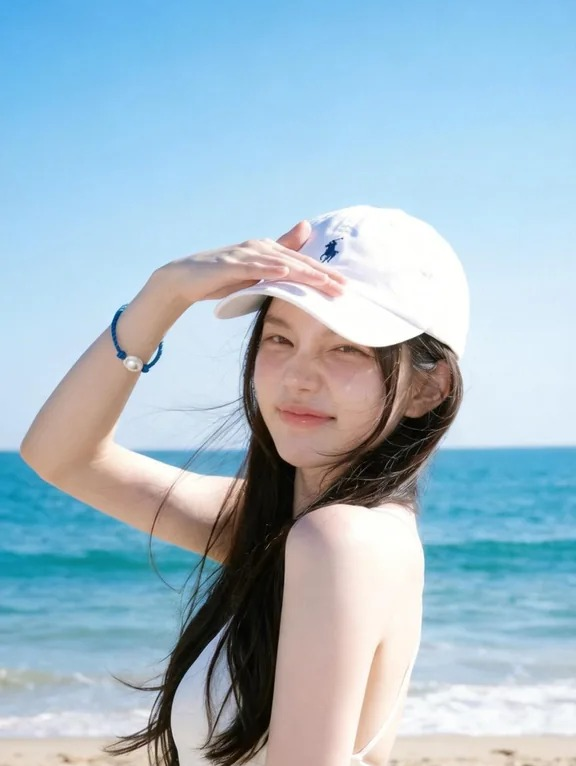
#> input picture 3d/workbench/tex-src/photo.jpg, 576 x 766 px
$ python grade.py tex-src/photo.jpg out.png
#> lines starting #> are read from the running program, lines starting #| are printed output that depends on the picture
#> further down, im is the input picture: PIL image 576x766 RGB; mean R, G, B 162.5, 187.2, 201.6
"""给 Blender 出的网页素材统一调色：去灰（拉白点 + 轻 S 曲线）、加一点饱和和暖。
plate 和透明小图用同一套参数，保证拼在一起颜色一致。
用法：python3 grade.py 输入.png 输出.png
"""
import sys
import numpy as np
from PIL import Image

BLACK, WHITE = 0.02, 0.95   # AgX 出图最亮只到 0.9 左右，拉到接近纯白
CURVE = 0.3                 # S 曲线强度
SAT = 1.15
WARM = (1.018, 1.0, 0.975)


def grade_rgb(c):
    c = np.clip((c - BLACK) / (WHITE - BLACK), 0, 1)
    s = c * c * (3 - 2 * c)
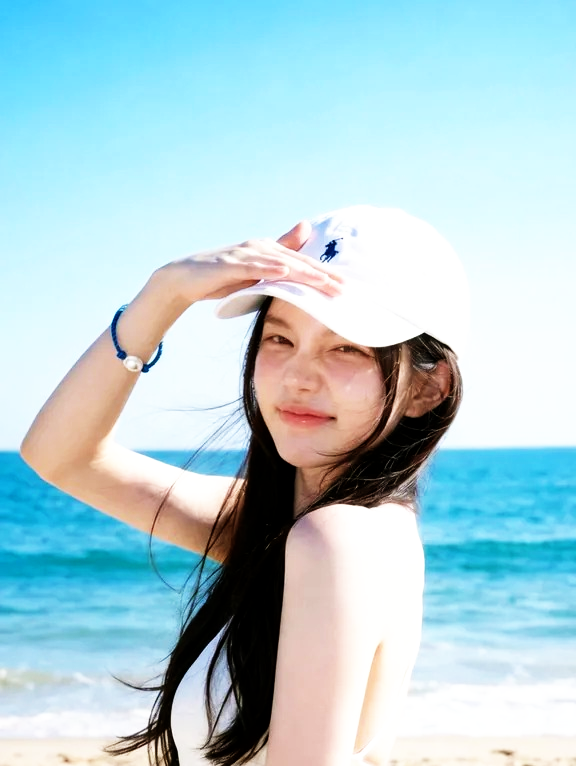
#> s: shape (766, 576, 3) float64; mean of channels 0, 1, 2 0.697, 0.818, 0.845; drawn as R, G, B
    c = c + (s - c) * CURVE
    l = (c * np.array([0.2126, 0.7152, 0.0722])).sum(-1, keepdims=True)
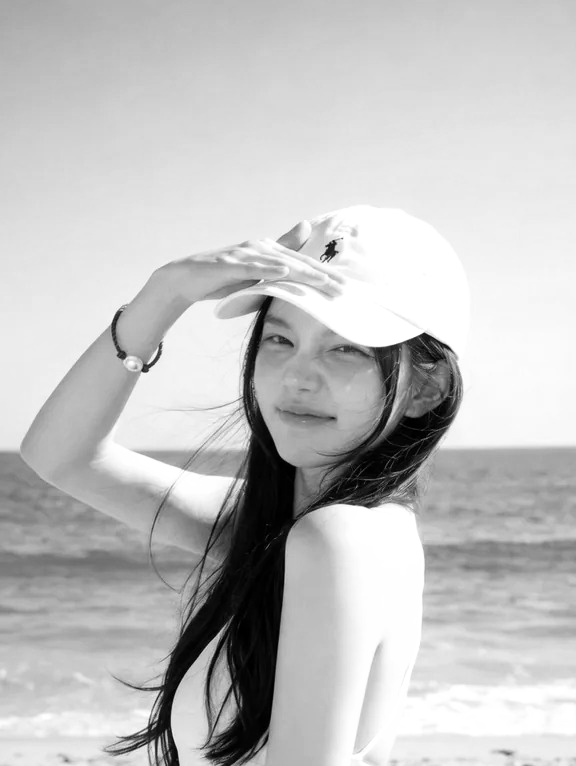
#> l: shape (766, 576, 1) float64; min 0, max 1, mean 0.761
    c = l + (c - l) * SAT
    c = c * np.array(WARM)
    return np.clip(c, 0, 1)
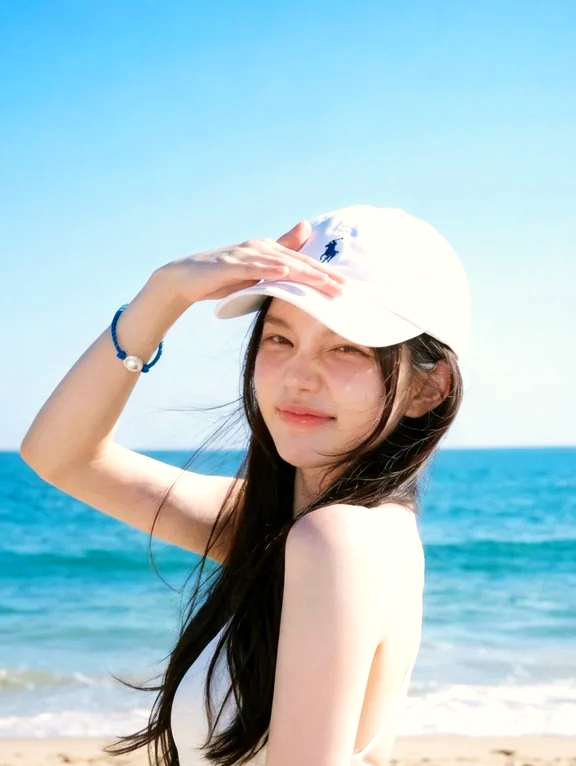
#> returned value: shape (766, 576, 3) float64; mean of channels 0, 1, 2 0.668, 0.784, 0.817; drawn as R, G, B


if __name__ == "__main__":
    im = Image.open(sys.argv[1])
    a = np.asarray(im.convert("RGBA")).astype(np.float64) / 255
    a[..., :3] = grade_rgb(a[..., :3])
    out = Image.fromarray((a * 255 + 0.5).astype(np.uint8), "RGBA")
    if im.mode == "RGB":
        out = out.convert("RGB")
#> out: PIL image 576x766 RGB
    out.save(sys.argv[2])
